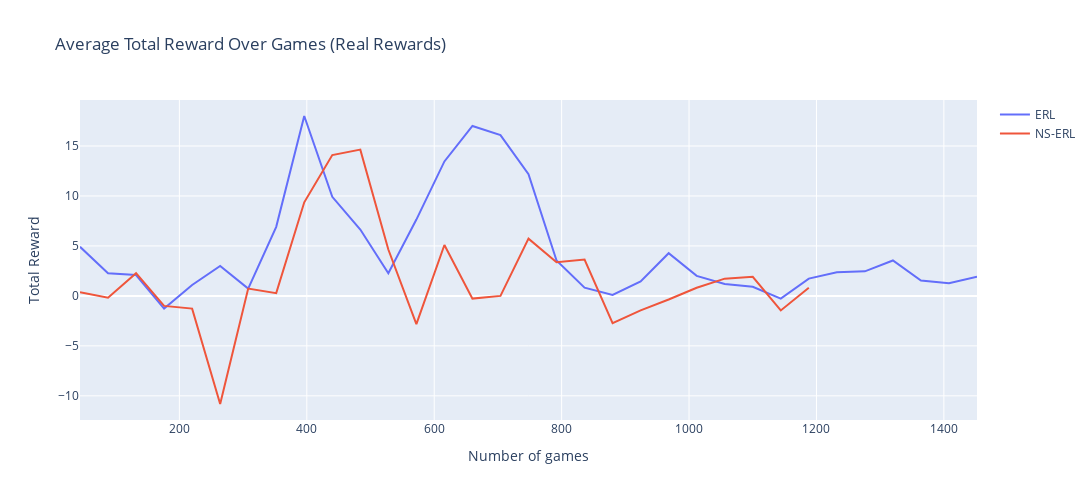

The notebook cell this image was saved under:
### Markdown cell above
## Reward system: Real

### Code cell
x = noNS_real['games'].tolist()
y_noher = noNS_real['taylor_scores'].tolist()
y_her = NS_real['taylor_scores'].tolist()

fig = go.Figure(data=[
    go.Line(name='ERL', x=x, y = y_noher, mode='lines'),
    go.Line(name='NS-ERL', x=x, y = y_her, mode='lines')
])
fig.update_layout(
    title='Average Total Reward Over Games (Real Rewards)',
    xaxis_title='Number of games',
    yaxis_title='Total Reward',
    width = 1200, 
    height = 500
)
fig.show()
fig.write_image("results/Total Reward Over Games Real Reward.png")

### Figure 1 — Plotly figure (JSON) as saved in the notebook; plotly's stock layout.template omitted (floating-point values rounded to 4 significant figures)
{"data": [{"mode": "lines", "name": "ERL", "type": "scatter", "x": ["44.000", 88, 132, 176, 220, 264, 308, 352, 396, 440, 484, 528, 572, 616, 660, 704, 748, 792, 836, 880, 924, 968, 1012, 1056, 1100, 1144, 1188, 1232, 1276, 1320, 1364, 1408, 1452], "y": ["4.909", 2.273, 2.091, -1.273, 1.091, 3, 0.727, 6.909, 18, 9.909, 6.636, 2.273, 7.636, 13.46, 17, 16.09, 12.18, 3.545, 0.818, 0.091, 1.455, 4.273, 2, 1.182, 0.909, -0.273, 1.727, 2.364, 2.455, 3.545, 1.545, 1.273, 1.909]}, {"mode": "lines", "name": "NS-ERL", "type": "scatter", "x": ["44.000", 88, 132, 176, 220, 264, 308, 352, 396, 440, 484, 528, 572, 616, 660, 704, 748, 792, 836, 880, 924, 968, 1012, 1056, 1100, 1144, 1188, 1232, 1276, 1320, 1364, 1408, 1452], "y": ["0.364", -0.182, 2.273, -1, -1.273, -10.82, 0.727, 0.273, 9.364, 14.09, 14.64, 4.636, -2.818, 5.091, -0.273, 0, 5.727, 3.364, 3.636, -2.727, -1.455, -0.364, 0.818, 1.727, 1.909, -1.455, 0.818]}], "layout": {"height": 500, "title": {"text": "Average Total Reward Over Games (Real Rewards)"}, "width": 1200, "xaxis": {"autorange": true, "range": [44, 1452], "title": {"text": "Number of games"}, "type": "linear"}, "yaxis": {"autorange": true, "range": [-12.42, 19.6], "title": {"text": "Total Reward"}, "type": "linear"}}}
